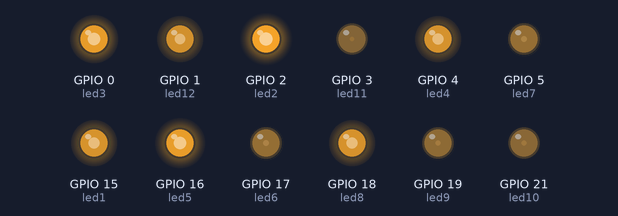
Bench run of a program on a simulated ESP32 board running MicroPython. Shown: output pins drawn as LEDs (lit = HIGH). Random numbers come from a fixed seed.

Above: at 14.15 s.
At 15.26 s:
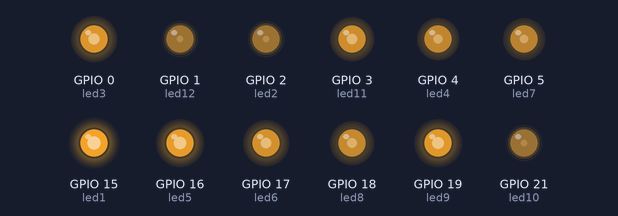
At 36.17 s:
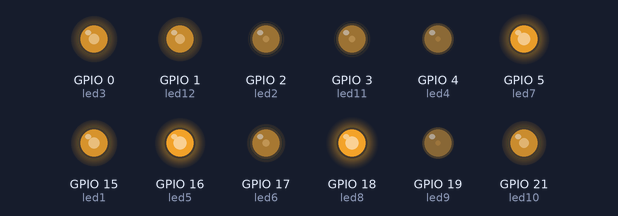
Timing chart, 0 to 40.0 s (numbered marks = the images above):
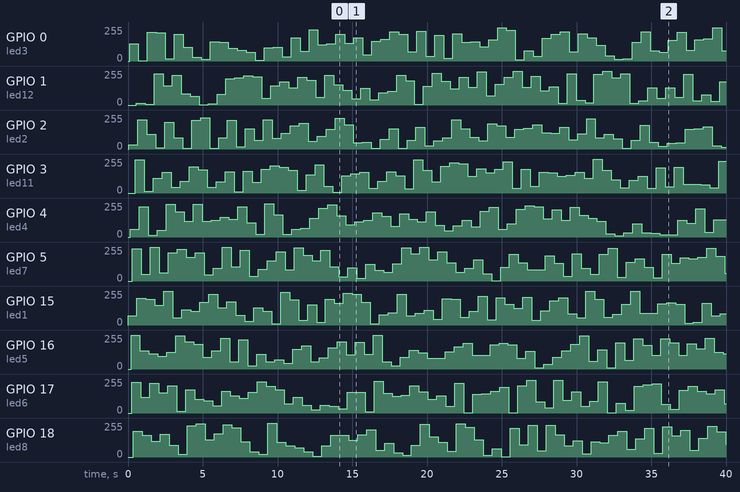

Measured:
- by itself, GPIO 4 (led4): 0/255 → 60/255 at 0.15 s, → 227/255 0.60 s later, → 15/255 0.60 s later, → 51/255 0.60 s later, … (65 changes in this stretch)
- by itself, GPIO 0 (led3): 0/255 → 130/255 at 0.10 s, → 1/255 0.60 s later, → 215/255 0.60 s later, → 212/255 0.60 s later, … (67 changes in this stretch)

The program:

4RGB_____.py
```python
#输出引脚：15、2、0、4、16、17、5、18
#导入Pin模块
from machine import Pin
from machine import PWM
import time
import random

#定义LED1控制对象
led1=PWM(Pin(15),freq=10000,duty=0)
led2=PWM(Pin(2),freq=10000,duty=0)
led3=PWM(Pin(0),freq=10000,duty=0)
led4=PWM(Pin(4),freq=10000,duty=0)
led5=PWM(Pin(16),freq=10000,duty=0)
led6=PWM(Pin(17),freq=10000,duty=0)
led7=PWM(Pin(5),freq=10000,duty=0)
led8=PWM(Pin(18),freq=10000,duty=0)
led9=PWM(Pin(19),freq=10000,duty=0)
led10=PWM(Pin(21),freq=10000,duty=0)
led11=PWM(Pin(3),freq=10000,duty=0)
led12=PWM(Pin(1),freq=10000,duty=0)

#程序入口
if __name__=="__main__":
   while True:
        duty_value1=random.randint(0,1023)
        duty_value2=random.randint(0,1023)
        duty_value3=random.randint(0,1023)
        duty_value4=random.randint(0,1023)
        duty_value5=random.randint(0,1023)
        duty_value6=random.randint(0,1023)
        duty_value7=random.randint(0,1023)
        duty_value8=random.randint(0,1023)
        duty_value9=random.randint(0,1023)
        duty_value10=random.randint(0,1023)
        duty_value11=random.randint(0,1023)
        duty_value12=random.randint(0,1023)
        led1.duty(duty_value1)
        time.sleep_ms(50)
        led2.duty(duty_value2)
        time.sleep_ms(50)
        led3.duty(duty_value3)
        time.sleep_ms(50)
        led4.duty(duty_value4)
        time.sleep_ms(50)
        led5.duty(duty_value5)
        time.sleep_ms(50)
        led6.duty(duty_value6)
        time.sleep_ms(50)
        led7.duty(duty_value7)
        time.sleep_ms(50)
        led8.duty(duty_value8)
        time.sleep_ms(50)
        led9.duty(duty_value9)
        time.sleep_ms(50)
        led10.duty(duty_value10)
        time.sleep_ms(50)
        led11.duty(duty_value11)
        time.sleep_ms(50)
        led12.duty(duty_value12)
        time.sleep_ms(50)
```
